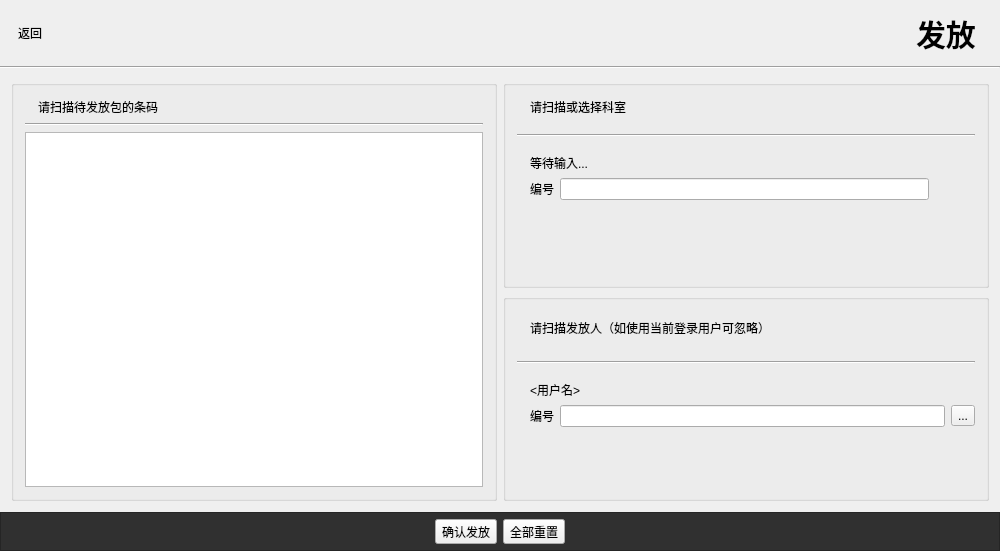
<?xml version="1.0" encoding="UTF-8"?>
<ui version="4.0">
 <class>DispatchWidget</class>
 <widget class="QWidget" name="DispatchWidget">
  <property name="geometry">
   <rect>
    <x>0</x>
    <y>0</y>
    <width>1000</width>
    <height>551</height>
   </rect>
  </property>
  <property name="windowTitle">
   <string>DispatchWidget</string>
  </property>
  <property name="styleSheet">
   <string notr="true">
#groupFrame, #groupFrame2 {
	border:1px solid lightgray;
	border-radius:5px;
}
#titleLabel{
font: bold 30px;
}

#btnsFrame{
	background-color:#303030;
}
</string>
  </property>
  <layout class="QVBoxLayout" name="verticalLayout_2">
   <property name="spacing">
    <number>0</number>
   </property>
   <property name="margin">
    <number>0</number>
   </property>
   <item>
    <widget class="QWidget" name="widget" native="true">
     <layout class="QHBoxLayout" name="horizontalLayout_3">
      <item>
       <widget class="QToolButton" name="backButton">
        <property name="text">
         <string>返回</string>
        </property>
        <property name="icon">
         <iconset resource="itrac.qrc">
          <normaloff>:/res/910001.png</normaloff>:/res/910001.png</iconset>
        </property>
        <property name="iconSize">
         <size>
          <width>200</width>
          <height>50</height>
         </size>
        </property>
        <property name="toolButtonStyle">
         <enum>Qt::ToolButtonTextBesideIcon</enum>
        </property>
        <property name="autoRaise">
         <bool>true</bool>
        </property>
       </widget>
      </item>
      <item>
       <spacer name="horizontalSpacer_3">
        <property name="orientation">
         <enum>Qt::Horizontal</enum>
        </property>
        <property name="sizeHint" stdset="0">
         <size>
          <width>40</width>
          <height>20</height>
         </size>
        </property>
       </spacer>
      </item>
      <item>
       <widget class="QLabel" name="titleLabel">
        <property name="text">
         <string>发放</string>
        </property>
       </widget>
      </item>
      <item>
       <widget class="QLabel" name="label">
        <property name="sizePolicy">
         <sizepolicy hsizetype="Fixed" vsizetype="Fixed">
          <horstretch>0</horstretch>
          <verstretch>0</verstretch>
         </sizepolicy>
        </property>
        <property name="pixmap">
         <pixmap resource="itrac.qrc">:/res/dispatch-80.png</pixmap>
        </property>
       </widget>
      </item>
     </layout>
    </widget>
   </item>
   <item>
    <widget class="Line" name="line">
     <property name="orientation">
      <enum>Qt::Horizontal</enum>
     </property>
    </widget>
   </item>
   <item>
    <widget class="QWidget" name="widget" native="true">
     <layout class="QGridLayout" name="gridLayout_6">
      <item row="0" column="0" rowspan="2">
       <widget class="QGroupBox" name="groupGroupBox">
        <layout class="QVBoxLayout" name="verticalLayout">
         <item>
          <layout class="QHBoxLayout" name="horizontalLayout_4">
           <item>
            <widget class="QLabel" name="label_13">
             <property name="pixmap">
              <pixmap resource="itrac.qrc">:/res/uncheck-24.png</pixmap>
             </property>
            </widget>
           </item>
           <item>
            <widget class="QLabel" name="label_2">
             <property name="sizePolicy">
              <sizepolicy hsizetype="Preferred" vsizetype="Fixed">
               <horstretch>0</horstretch>
               <verstretch>0</verstretch>
              </sizepolicy>
             </property>
             <property name="text">
              <string>请扫描待发放包的条码</string>
             </property>
            </widget>
           </item>
           <item>
            <spacer name="horizontalSpacer_5">
             <property name="orientation">
              <enum>Qt::Horizontal</enum>
             </property>
             <property name="sizeHint" stdset="0">
              <size>
               <width>40</width>
               <height>20</height>
              </size>
             </property>
            </spacer>
           </item>
          </layout>
         </item>
         <item>
          <widget class="Line" name="line_4">
           <property name="orientation">
            <enum>Qt::Horizontal</enum>
           </property>
          </widget>
         </item>
         <item>
          <widget class="QTableView" name="pkgTableView"/>
         </item>
        </layout>
       </widget>
      </item>
      <item row="0" column="1">
       <widget class="QGroupBox" name="groupGroupBox2_3">
        <layout class="QGridLayout" name="gridLayout_5">
         <property name="verticalSpacing">
          <number>17</number>
         </property>
         <item row="0" column="0" colspan="2">
          <layout class="QHBoxLayout" name="horizontalLayout_7">
           <item>
            <widget class="QLabel" name="label_9">
             <property name="pixmap">
              <pixmap resource="itrac.qrc">:/res/uncheck-24.png</pixmap>
             </property>
            </widget>
           </item>
           <item>
            <widget class="QLabel" name="label_6">
             <property name="text">
              <string>请扫描或选择科室</string>
             </property>
            </widget>
           </item>
           <item>
            <spacer name="horizontalSpacer_7">
             <property name="orientation">
              <enum>Qt::Horizontal</enum>
             </property>
             <property name="sizeHint" stdset="0">
              <size>
               <width>40</width>
               <height>20</height>
              </size>
             </property>
            </spacer>
           </item>
          </layout>
         </item>
         <item row="4" column="0" colspan="2">
          <spacer name="verticalSpacer_2">
           <property name="orientation">
            <enum>Qt::Vertical</enum>
           </property>
           <property name="sizeHint" stdset="0">
            <size>
             <width>20</width>
             <height>40</height>
            </size>
           </property>
          </spacer>
         </item>
         <item row="1" column="0" colspan="2">
          <widget class="Line" name="line_6">
           <property name="orientation">
            <enum>Qt::Horizontal</enum>
           </property>
          </widget>
         </item>
         <item row="2" column="0" rowspan="2">
          <widget class="QLabel" name="label_3">
           <property name="pixmap">
            <pixmap resource="itrac.qrc">:/res/basket-72.png</pixmap>
           </property>
          </widget>
         </item>
         <item row="2" column="1" rowspan="2">
          <layout class="QGridLayout" name="gridLayout_2">
           <item row="1" column="1">
            <widget class="QLineEdit" name="deptIdEdit"/>
           </item>
           <item row="0" column="0" colspan="3">
            <widget class="QLabel" name="deptNameLabel">
             <property name="text">
              <string>等待输入...</string>
             </property>
            </widget>
           </item>
           <item row="1" column="0">
            <widget class="QLabel" name="plateIdLabel_3">
             <property name="text">
              <string>编号</string>
             </property>
            </widget>
           </item>
           <item row="1" column="2">
            <widget class="QPushButton" name="deptSearchButton">
             <property name="maximumSize">
              <size>
               <width>48</width>
               <height>16777215</height>
              </size>
             </property>
             <property name="text">
              <string/>
             </property>
             <property name="icon">
              <iconset resource="itrac.qrc">
               <normaloff>:/res/search.png</normaloff>:/res/search.png</iconset>
             </property>
             <property name="iconSize">
              <size>
               <width>32</width>
               <height>32</height>
              </size>
             </property>
             <property name="flat">
              <bool>true</bool>
             </property>
            </widget>
           </item>
          </layout>
         </item>
        </layout>
       </widget>
      </item>
      <item row="1" column="1">
       <widget class="QGroupBox" name="groupGroupBox2_2">
        <layout class="QGridLayout" name="gridLayout">
         <property name="verticalSpacing">
          <number>17</number>
         </property>
         <item row="2" column="1">
          <layout class="QGridLayout" name="gridLayout_4">
           <item row="1" column="1">
            <widget class="QLineEdit" name="userIdEdit"/>
           </item>
           <item row="1" column="0">
            <widget class="QLabel" name="plateIdLabel_6">
             <property name="text">
              <string>编号</string>
             </property>
            </widget>
           </item>
           <item row="1" column="2">
            <widget class="QToolButton" name="toolButton_2">
             <property name="text">
              <string>...</string>
             </property>
            </widget>
           </item>
           <item row="0" column="0" colspan="3">
            <widget class="QLabel" name="userNameLabel">
             <property name="text">
              <string>&lt;用户名&gt;</string>
             </property>
            </widget>
           </item>
          </layout>
         </item>
         <item row="0" column="0" colspan="2">
          <layout class="QHBoxLayout" name="horizontalLayout_6">
           <item>
            <widget class="QLabel" name="label_11">
             <property name="pixmap">
              <pixmap resource="itrac.qrc">:/res/check-24.png</pixmap>
             </property>
            </widget>
           </item>
           <item>
            <widget class="QLabel" name="label_7">
             <property name="text">
              <string>请扫描发放人（如使用当前登录用户可忽略）</string>
             </property>
            </widget>
           </item>
           <item>
            <spacer name="horizontalSpacer_6">
             <property name="orientation">
              <enum>Qt::Horizontal</enum>
             </property>
             <property name="sizeHint" stdset="0">
              <size>
               <width>38</width>
               <height>33</height>
              </size>
             </property>
            </spacer>
           </item>
          </layout>
         </item>
         <item row="3" column="0" colspan="2">
          <spacer name="verticalSpacer_4">
           <property name="orientation">
            <enum>Qt::Vertical</enum>
           </property>
           <property name="sizeHint" stdset="0">
            <size>
             <width>20</width>
             <height>40</height>
            </size>
           </property>
          </spacer>
         </item>
         <item row="1" column="0" colspan="2">
          <widget class="Line" name="line_5">
           <property name="orientation">
            <enum>Qt::Horizontal</enum>
           </property>
          </widget>
         </item>
         <item row="2" column="0">
          <widget class="QLabel" name="label_8">
           <property name="pixmap">
            <pixmap resource="itrac.qrc">:/res/user-64.png</pixmap>
           </property>
          </widget>
         </item>
        </layout>
       </widget>
      </item>
     </layout>
    </widget>
   </item>
   <item>
    <widget class="QFrame" name="btnsFrame">
     <property name="frameShape">
      <enum>QFrame::StyledPanel</enum>
     </property>
     <property name="frameShadow">
      <enum>QFrame::Raised</enum>
     </property>
     <layout class="QHBoxLayout" name="horizontalLayout">
      <property name="topMargin">
       <number>6</number>
      </property>
      <property name="bottomMargin">
       <number>6</number>
      </property>
      <item>
       <spacer name="horizontalSpacer">
        <property name="orientation">
         <enum>Qt::Horizontal</enum>
        </property>
        <property name="sizeHint" stdset="0">
         <size>
          <width>295</width>
          <height>20</height>
         </size>
        </property>
       </spacer>
      </item>
      <item>
       <widget class="QToolButton" name="dispatchButton">
        <property name="text">
         <string>确认发放</string>
        </property>
        <property name="icon">
         <iconset resource="itrac.qrc">
          <normaloff>:/res/910006.png</normaloff>:/res/910006.png</iconset>
        </property>
        <property name="iconSize">
         <size>
          <width>200</width>
          <height>32</height>
         </size>
        </property>
        <property name="toolButtonStyle">
         <enum>Qt::ToolButtonTextUnderIcon</enum>
        </property>
       </widget>
      </item>
      <item>
       <widget class="QToolButton" name="resetButton">
        <property name="text">
         <string>全部重置</string>
        </property>
        <property name="icon">
         <iconset resource="itrac.qrc">
          <normaloff>:/res/910006.png</normaloff>:/res/910006.png</iconset>
        </property>
        <property name="iconSize">
         <size>
          <width>200</width>
          <height>32</height>
         </size>
        </property>
        <property name="toolButtonStyle">
         <enum>Qt::ToolButtonTextUnderIcon</enum>
        </property>
       </widget>
      </item>
      <item>
       <spacer name="horizontalSpacer_2">
        <property name="orientation">
         <enum>Qt::Horizontal</enum>
        </property>
        <property name="sizeHint" stdset="0">
         <size>
          <width>294</width>
          <height>20</height>
         </size>
        </property>
       </spacer>
      </item>
     </layout>
    </widget>
   </item>
  </layout>
 </widget>
 <layoutdefault spacing="6" margin="11"/>
 <resources>
  <include location="itrac.qrc"/>
 </resources>
 <connections/>
</ui>
